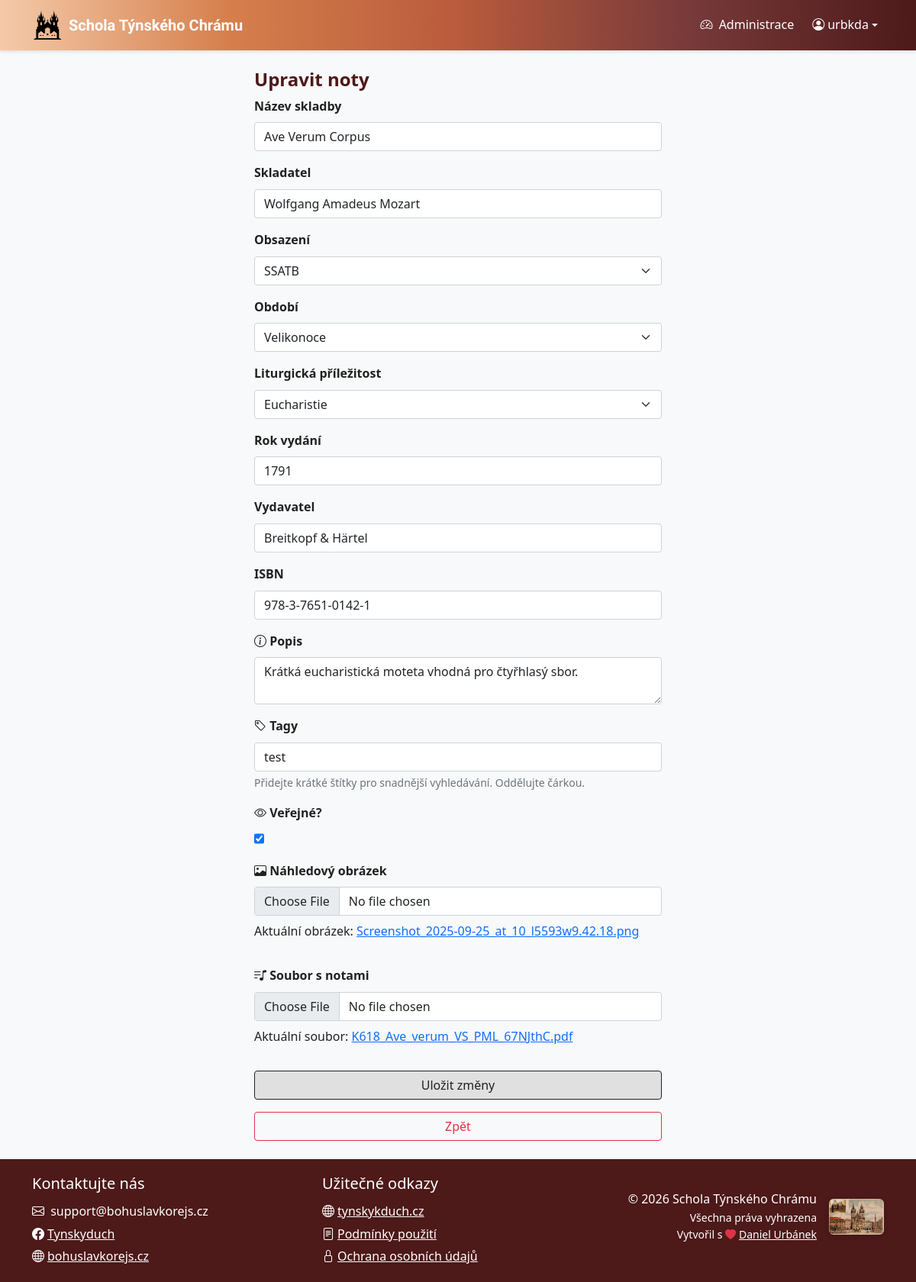
The app's page /edit/15 (signed in) with its own data.
### sheet_music_app/models.py (models this page shows, shortened)
class Sheet(models.Model):
    CAST_CHOICES = [
        ("SATB", "SATB"),
        ("SSATB", "SSATB"),
        ("SSAA", "SSAA"),
        ("SSAB", "SSAB"),
        ("SSA", "SSA"),
        ("SAT", "SAT"),
        ("SAB", "SAB"),
        ("UNISON", "Unisono"),
        ("OTHER", "Jiné")
    ]
    SEASON_CHOICES = [
        ("ADVENT", "Advent"),
        ("CHRISTMAS", "Vánoce"),
        ("LENT", "Půst"),
        ("EASTER", "Velikonoce"),
        ("PENTECOST", "Letnice"),
        ("HOLY_TRINITY", "Nejsvětější Trojice"),
        ("INTERLUDE", "Mezidobí"),
        ("OTHER", "Žádné")
    ]
    USE_CHOICES = [
        ("HYMNS", "Chvalozpěvy"),
        ("EUCHARIST", "Eucharistie"),
        ("HOLY_SPIRIT", "Duch Svatý"),
        ("VIRGIN_MARY", "Panna Maria"),
        ("SAINTS", "Svatí"),
        ("WEDDINGS", "Svatební obřady"),
        ("FUNERAL", "Pohřebí obřady"),
        ("FOLK", "Lidové písně"),
        ("MINE", "Hornické písně"),
        ("OTHER", "Ostatní")
    ]
    title = models.CharField(max_length=200)
    composer = models.CharField(max_length=200)
    arranger = models.CharField(max_length=200, blank=True, null=True)
    cast = models.CharField(choices=CAST_CHOICES, blank=True, null=True, max_length=10)
    season = models.CharField(choices=SEASON_CHOICES, blank=True, null=True, max_length=50)
    use = models.CharField(choices=USE_CHOICES, blank=True, null=True, max_length=50)
    publication_year = models.IntegerField(blank=True, null=True)
    publisher = models.CharField(max_length=200, blank=True, null=True)
    isbn = models.CharField(max_length=20, blank=True, null=True)
    description = models.TextField(blank=True, null=True)
    date_created = models.DateTimeField(auto_now_add=True)
    date_modified = models.DateTimeField(auto_now=True)
    created_by = models.ForeignKey('auth.User', on_delete=models.CASCADE)
    modified_by = models.ForeignKey('auth.User', on_delete=models.CASCADE, related_name='modified_sheets')
    sheet_file = models.FileField()
    preview_image = models.ImageField(blank=True, null=True)
    public = models.BooleanField(default=False)
    slug = models.SlugField(max_length=255, unique=True, blank=True, null=True)
    tags = models.ManyToManyField(Tag, blank=True, related_name="sheets")

### sheet_music_app/views.py (the view, shortened to what this page needs)
# urls.py: path("edit/<int:pk>", views.edit_sheet, name="edit_sheet"),  # Update
@login_required(login_url='login')
def edit_sheet(request, pk):
    sheet = get_object_or_404(Sheet, pk=pk)
    return render(request, "edit_sheet.html", {
        "sheet": sheet,
        "cast_choices": Sheet.CAST_CHOICES,
        "season_choices": Sheet.SEASON_CHOICES,
        "use_choices": Sheet.USE_CHOICES,
        "tags_csv": ", ".join(sheet.tags.values_list('name', flat=True)),
    })

### sheet_music_app/context_processors.py (called while the page is built)
def turnstile(request):
    return {"TURNSTILE_SITE_KEY": settings.TURNSTILE_SITE_KEY}

### sheet_music_app/templatetags/permissions.py (called while the page is built)
@register.filter(name='is_superuser')
def is_superuser(user):
    if not hasattr(user, 'is_authenticated'):
        return False
    return user.is_authenticated and (user.is_superuser)

### sheet_music_app/templates/edit_sheet.html (shortened to what this page needs)
{% extends "base.html" %}
{% load static %}
{% load permissions %}
{% block content %}
    <div class="container-lg justify-content-center flex w-50 w-md-75 w-sm-100">
        <h1>Upravit noty</h1>
        <form method="post" enctype="multipart/form-data" class="d-flex flex-column gap-3">
            <div class="title_input">
                <label for="title" class="form-label"><strong>Název skladby</strong></label>
                <input type="text" name="title" id="title" class="form-control" required value="{{ sheet.title }}">
            </div>
            <div class="composer_input">
                <label for="composer" class="form-label"><strong>Skladatel</strong></label>
                <input type="text" name="composer" id="composer" class="form-control" required value="{{ sheet.composer }}">
            </div>
            <div class="cast_input">
                <label for="cast" class="form-label"><strong>Obsazení</strong></label>
                <select class="form-select" id="cast" name="cast" required>
                    {% for cast_code, cast_name in cast_choices %}
                        <option value="{{ cast_code }}" {% if cast_code|stringformat:"s" == sheet.cast|stringformat:"s" %}selected{% endif %}>{{ cast_name }}</option>
                    {% endfor %}
                </select>
            </div>
            <div class="season_input">
                <label for="season" class="form-label"><strong>Období</strong></label>
                <select class="form-select" id="season" name="season" required>
                    {% for season_code, season_name in season_choices %}
                        <option value="{{ season_code }}" {% if season_code|stringformat:"s" == sheet.season|stringformat:"s" %}selected{% endif %}>{{ season_name }}</option>
                    {% endfor %}
                </select>
            </div>
            <div class="use_input">
                <label for="use" class="form-label"><strong>Liturgická příležitost</strong></label>
                <select class="form-select" id="use" name="use" required>
                    {% for use_code, use_name in use_choices %}
                        <option value="{{ use_code }}" {% if use_code|stringformat:"s" == sheet.use|stringformat:"s" %}selected{% endif %}>{{ use_name }}</option>
                    {% endfor %}
                </select>
            </div>
            <div class="publication_year_input">
                <label for="publication_year" class="form-label"><strong>Rok vydání</strong></label>
                <input type="number" name="publication_year" id="publication_year" class="form-control" value="{{ sheet.publication_year }}">
            </div>
            <div class="publisher_input">
                <label for="publisher" class="form-label"><strong>Vydavatel</strong></label>
                <input type="text" name="publisher" id="publisher" class="form-control" value="{{ sheet.publisher }}">
            </div>
            <div class="isbn_input">
                <label for="isbn" class="form-label"><strong>ISBN</strong> </label>
                <input type="text" name="isbn" id="isbn" class="form-control" value="{{ sheet.isbn }}">
            </div>
            <div class="description_input">
                <label for="description" class="form-label"><i class="bi bi-info-circle"></i> <strong>Popis</strong></label>
                <textarea name="description" id="description" class="form-control">{{ sheet.description }}</textarea>
            </div>
            <div class="tags_input">
                <label for="tags" class="form-label"><i class="bi bi-tag"></i> <strong>Tagy</strong></label>
                <input type="text" name="tags" id="tags" class="form-control" value="{{ tags_csv }}" placeholder="oddělené čárkou, např. church, svatba, advent">
                <div class="form-text">Přidejte krátké štítky pro snadnější vyhledávání. Oddělujte čárkou.</div>
            </div>
            <div class="public_input">
                <label for="public" class="form-label"><i class="bi bi-eye"></i> <strong>Veřejné?</strong></label>
                <input type="checkbox" name="public" id="public" class="form-check" {% if sheet.public %}checked{% endif %}>
            </div>
            <div class="preview_image_input">
                <label for="preview_image" class="form-label"><i class="bi bi-image"></i> <strong>Náhledový obrázek</strong></label>
                <input type="file" name="preview_image" id="preview_image" class="form-control">
                {% if sheet.preview_image %}
                <p class="mt-2">Aktuální obrázek: <a href="{{ sheet.preview_image.url }}" target="_blank">{{ sheet.preview_image.name }}</a></p>
                {% endif %}
            </div>
            <div class="sheet_file_input">
                <label for="sheet_file" class="form-label"><i class="bi bi-music-note-list"></i> <strong>Soubor s notami</strong></label>
                <input type="file" name="sheet_file" id="sheet_file" class="form-control">
                {% if sheet.sheet_file %}
                <p class="mt-2">Aktuální soubor: <a href="{{ sheet.sheet_file.url }}" target="_blank">{{ sheet.sheet_file.name }}</a></p>
                {% endif %}
            </div>
            <button type="submit" class="submit-button btn btn-primary">Uložit změny</button>
            <a class="btn btn-outline-danger" href="{% url 'home' %}">Zpět</a>
        </form>
    </div>
{% endblock %}

### sheet_music_app/templates/base.html (shortened to what this page needs)
<!DOCTYPE html>
{% load static %}
{% load permissions %}
<html lang="cs">
<head>
    <link href="https://cdn.jsdelivr.net/npm/bootstrap@5.0.2/dist/css/bootstrap.min.css" rel="stylesheet">
    <link rel="stylesheet" href="https://cdn.jsdelivr.net/npm/bootstrap-icons@1.9.1/font/bootstrap-icons.css">
    <link href="{% static 'css/style.css' %}" rel="stylesheet">
</head>
<body class="d-flex flex-column min-vh-100">
    <header>
        <nav class="navbar navbar-expand-lg navbar-dark sticky-top">
            <div class="container">
                <a class="navbar-brand d-flex align-items-center" href="{% url 'home' %}">
                    <img src="{% static 'images/tynsky_duch_logo.png' %}" alt="Logo" width="40" height="40" class="d-inline-block align-text-top me-2">
                    <span class="text-black uncial-antiqua-regular">Schola Týnského Chrámu</span>
                </a>
                <div class="navbar-collapse" id="navbarNav">
                    <ul class="navbar-nav">
                        {% if user.is_authenticated %}
                            {% if user|is_superuser %}
                            <li class="nav-item me-2">
                                <a class="nav-link" href="/admin/" target="_blank">
                                    <i class="bi bi-speedometer2 me-1"></i> Administrace
                                </a>
                            </li>
                            {% endif %}
                            <li class="nav-item dropdown">
                                <a class="nav-link dropdown-toggle d-flex align-items-center" href="#" id="userDropdown" role="button" data-bs-toggle="dropdown" aria-expanded="false">
                                    <i class="bi bi-person-circle me-1"></i> <span>{{ user.get_short_name|default:user.username }}</span>
                                </a>
                            </li>
                        {% endif %}
                    </ul>
                </div>
            </div>
        </nav>
    </header>
    <main class="flex-grow-1 py-4">
        <div class="container">
            {% block content %}{% endblock %}
        </div>
    </main>
    <footer class="bg-secondary py-3 mt-auto">
        <div class="container">
            <div class="row">
                <div class="col text-center text-white text-md-start">
                    <p class="mb-2 text-white fs-5">Kontaktujte nás</p>
                    <p class="mb-1"><i class="bi bi-envelope me-1"></i> support@bohuslavkorejs.cz</p>
                    <p class="mb-1"><a href="https://www.facebook.com/tynskyduch/" class="text-white"><i class="bi bi-facebook me-1"></i>Tynskyduch</a></p>
                    <p class="mb-0"><a href="https://bohuslavkorejs.cz/" class="text-white"><i class="bi bi-globe me-1"></i>bohuslavkorejs.cz</a></p>
                </div>
                <div class="col text-center text-white text-md-start">
                    <p class="mb-2 text-white fs-5">Užitečné odkazy</p>
                    <p class="mb-1"><a href="https://tynskyduch.webnode.cz/" class="text-white"><i class="bi bi-globe me-1"></i>tynskykduch.cz</a></p>
                    <p class="mb-1"><a href="{% url 'terms_and_conditions' %}" class="text-white"><i class="bi bi-file-text me-1"></i>Podmínky použití</a></p>
                    <p class="mb-1"><a href="{% url 'privacy_policy' %}" class="text-white"><i class="bi bi-lock me-1"></i>Ochrana osobních údajů</a></p>
                </div>
                <div class="col d-flex flex-column align-items-center align-items-md-end mt-2 mt-md-0 text-white">
                    <div class="d-flex align-items-center gap-3 mt-4">
                        <div class="text-end">
                            <p class="mb-0">&copy; {% now "Y" %} Schola Týnského Chrámu</p>
                            <p class="small mb-0">Všechna práva vyhrazena</p>
                            <p class="small mb-0">Vytvořil s <i class="bi bi-heart-fill text-danger me-1"></i><a href="https://www.linkedin.com/in/daniel-urbanek-9079aa332/" class="text-white">Daniel Urbánek</a></p>
                        </div>
                        <img src="{% static 'images/tynsky_chram_pohled.jpg' %}"
                             alt="Týnský chrám"
                             class="footer-mark d-none d-sm-block"
                             loading="lazy">
                    </div>
                </div>
            </div>
        </div>
    </footer>
</body>
</html>

### sheet_music_app/static/css/style.css (style rules this page uses)
:root { --secondary: #4d1919; --primary-dark: #d67f4c; --primary-light: #eae6d5; --primary: #f4caa9; --secondary-light: #e1b99e; --light: #F5F5F5; --dark: #212121; --gray: #757575; --light-gray: #E0E0E0; --gradient-main: linear-gradient(0.25turn, #4d1919, #783a3a, #b95b3c, #d67f4c, #f4caa9); }
body { font-family: 'Segoe UI', Tahoma, Geneva, Verdana, sans-serif; color: var(--dark); background-color: #f8f9fa; line-height: 1.6; }
h1 { font-weight: 600; font-size: x-large; color: var(--secondary); }
.uncial-antiqua-regular { font-family: "Uncial Antiqua", system-ui; font-weight: 550; font-style: normal; }
.navbar { background: linear-gradient(to left, #4d1919, #783a3a, #b95b3c, #d67f4c, #f4caa9) !important; box-shadow: 0 2px 4px rgba(0,0,0,0.1); }
.navbar-brand, .nav-link { color: white !important; font-weight: 500; }
.btn-primary { background-color: var(--light-gray); border-color: var(--dark); color: var(--dark); font-weight: 500; }
footer { background-color: linear-gradient(0.25turn, #4d1919, #783a3a, #b95b3c, #d67f4c, #f4caa9); color: white; padding: 2rem 0; margin-top: 3rem; }
.footer-mark { width: 72px; height: auto; border-radius: 6px; opacity: 0.9; box-shadow: 0 2px 8px rgba(0,0,0,0.15); }
.bg-secondary { background-color: var(--secondary) !important; }

### records on screen
Sheet: title "Ave Verum Corpus", composer "Wolfgang Amadeus Mozart", cast "SSATB", season "Velikonoce", use "Eucharistie", publication_year "1791", publisher "Breitkopf & Härtel", isbn "978-3-7651-0142-1", description "Krátká eucharistická moteta vhodná pro čtyřhlasý sbor.", public "☑", preview_image.name "Screenshot_2025-09-25_at_10_l5593w9.42.18.png", sheet_file.name "K618_Ave_verum_VS_PML_67NJthC.pdf"

### other values on screen
{{ user.get_short_name|default:user.username }} "urbkda"
